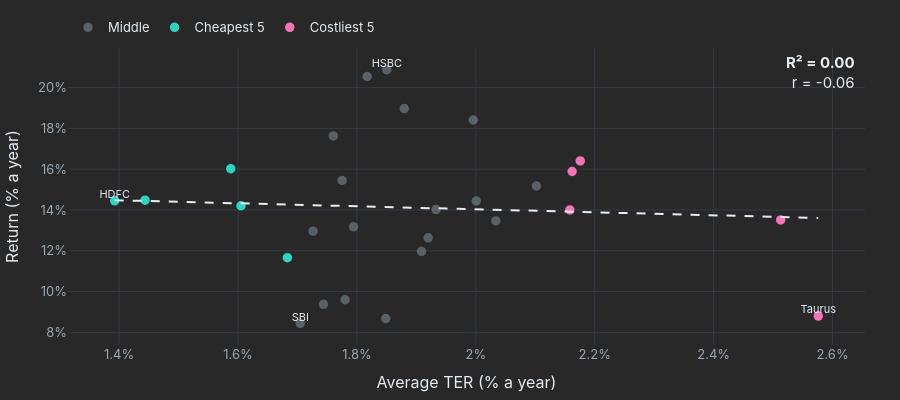

Notebook code for this chart:
### Markdown cell above
- Chart 1: scatter of average TER vs return (the main question, answered straight)

### Code cell
# ---------- chart 1: average TER vs return ----------
def style_scatter_axes(fig, xtitle, ytitle):
    fig.update_xaxes(title_text=xtitle, ticksuffix="%", showgrid=True, gridcolor=GRID)
    fig.update_yaxes(title_text=ytitle, ticksuffix="%")
    fig.update_layout(legend_title_text="")
    return fig

def scatter4(df, f):
    fig = px.scatter(df, x="ter", y="cagr", color="group", color_discrete_map=GROUP_COLORS,
                     category_orders={"group": ["Middle", "Cheapest 5", "Costliest 5"]},
                     hover_name="COMPANY", hover_data={"group": False, "ter": ":.2f", "cagr": ":.1f"})
    fig.update_traces(marker=dict(size=11, line=dict(color=CARDS, width=1.5)))
    fig.update_traces(marker_opacity=0.5, selector=dict(name="Middle"))          # push the middle funds back

    xs = [df["ter"].min(), df["ter"].max()]                                      # the trend line
    fig.add_scatter(x=xs, y=[f["icpt"] + f["slope"] * x for x in xs], mode="lines",
                    line=dict(color=LINE, width=2, dash="dash"), hoverinfo="skip", showlegend=False)

    pick = df.loc[sorted({df["cagr"].idxmax(), df["cagr"].idxmin(), df["ter"].idxmax(), df["ter"].idxmin()})]
    fig.add_scatter(x=pick["ter"], y=pick["cagr"], mode="text", text=pick["COMPANY"],     # name only the 4 extremes
                    textposition="top center", textfont=dict(color=TEXT, size=11), hoverinfo="skip", showlegend=False)
    fig.add_annotation(xref="paper", yref="paper", x=0.99, y=0.99, showarrow=False, xanchor="right", yanchor="top",
                       align="right", text=f"<b>R² = {f['r2']:.2f}</b><br>r = {f['r']:+.2f}", font=dict(color=TEXT, size=15))
    fig = style_fig(fig, 400)                      # style first, so the x grid below is kept
    return style_scatter_axes(fig, "Average TER (% a year)", "Return (% a year)")

df_demo = TABLES[("Regular", "3 years")]
scatter4(df_demo, fit(df_demo)).show()

### Figure 1 — Plotly figure (JSON) as saved in the notebook; plotly's stock layout.template omitted (floating-point values rounded to 4 significant figures)
{"data": [{"customdata": [["Middle"], ["Middle"], ["Middle"], ["Middle"], ["Middle"], ["Middle"], ["Middle"], ["Middle"], ["Middle"], ["Middle"], ["Middle"], ["Middle"], ["Middle"], ["Middle"], ["Middle"], ["Middle"], ["Middle"], ["Middle"]], "hovertemplate": "<b>%{hovertext}</b><br><br>ter=%{x:.2f}<br>cagr=%{y:.1f}<extra></extra>", "hovertext": ["Aditya Birla Sun Life", "Baroda BNP Paribas", "quant", "ICICI Prudential", "SBI", "Tata", "Franklin Templeton", "UTI", "Canara Robeco", "Sundaram", "HSBC", "Invesco", "Mirae Asset", "Edelweiss", "Bandhan", "PGIM India", "Mahindra Manulife", "WhiteOak Capital"], "legendgroup": "Middle", "marker": {"color": "#8B98A5", "line": {"color": "#282828", "width": 1.5}, "opacity": 0.5, "size": 11, "symbol": "circle"}, "mode": "markers", "name": "Middle", "orientation": "v", "showlegend": true, "type": "scatter", "x": [1.92, 2.034, 1.848, 1.88, 1.705, 1.908, 1.794, 1.78, 2.001, 1.775, 1.85, 1.817, 1.726, 1.76, 2.102, 1.744, 1.933, 1.996], "xaxis": "x", "y": [12.64, 13.46, 8.677, 18.97, 8.445, 11.97, 13.17, 9.599, 14.45, 15.45, 20.88, 20.54, 12.96, 17.63, 15.18, 9.377, 14.02, 18.41], "yaxis": "y"}, {"customdata": [["Cheapest 5"], ["Cheapest 5"], ["Cheapest 5"], ["Cheapest 5"], ["Cheapest 5"]], "hovertemplate": "<b>%{hovertext}</b><br><br>ter=%{x:.2f}<br>cagr=%{y:.1f}<extra></extra>", "hovertext": ["DSP", "HDFC", "Kotak Mahindra", "Nippon India", "Axis"], "legendgroup": "Cheapest 5", "marker": {"color": "#2DD4BF", "line": {"color": "#282828", "width": 1.5}, "size": 11, "symbol": "circle"}, "mode": "markers", "name": "Cheapest 5", "orientation": "v", "showlegend": true, "type": "scatter", "x": [1.683, 1.393, 1.444, 1.588, 1.605], "xaxis": "x", "y": [11.66, 14.45, 14.48, 16.02, 14.2], "yaxis": "y"}, {"customdata": [["Costliest 5"], ["Costliest 5"], ["Costliest 5"], ["Costliest 5"], ["Costliest 5"]], "hovertemplate": "<b>%{hovertext}</b><br><br>ter=%{x:.2f}<br>cagr=%{y:.1f}<extra></extra>", "hovertext": ["JM Financial", "LIC", "Taurus", "Union", "ITI"], "legendgroup": "Costliest 5", "marker": {"color": "#F472B6", "line": {"color": "#282828", "width": 1.5}, "size": 11, "symbol": "circle"}, "mode": "markers", "name": "Costliest 5", "orientation": "v", "showlegend": true, "type": "scatter", "x": [2.162, 2.513, 2.576, 2.158, 2.176], "xaxis": "x", "y": [15.89, 13.51, 8.8, 14.01, 16.41], "yaxis": "y"}, {"hoverinfo": "skip", "line": {"color": "#E6EDF3", "dash": "dash", "width": 2}, "mode": "lines", "showlegend": false, "type": "scatter", "x": [1.393, 2.576], "y": [14.48, 13.61]}, {"hoverinfo": "skip", "mode": "text", "showlegend": false, "text": ["HDFC", "SBI", "Taurus", "HSBC"], "textfont": {"color": "#E6EDF3", "size": 11}, "textposition": "top center", "type": "scatter", "x": [1.393, 1.705, 2.576, 1.85], "y": [14.45, 8.445, 8.8, 20.88]}], "layout": {"annotations": [{"align": "right", "font": {"color": "#E6EDF3", "size": 15}, "showarrow": false, "text": "<b>R² = 0.00</b><br>r = -0.06", "x": 0.99, "xanchor": "right", "xref": "paper", "y": 0.99, "yanchor": "top", "yref": "paper"}], "font": {"color": "#E6EDF3", "family": "Inter, Segoe UI, sans-serif", "size": 13}, "height": 400, "hoverlabel": {"bgcolor": "#1B2430", "bordercolor": "#343B46", "font": {"color": "#E6EDF3", "size": 14}}, "legend": {"orientation": "h", "title": {"text": ""}, "tracegroupgap": 0, "x": 0, "y": 1.12}, "margin": {"b": 45, "l": 50, "r": 35, "t": 25}, "paper_bgcolor": "#282828", "plot_bgcolor": "#282828", "xaxis": {"anchor": "y", "domain": [0, 1], "gridcolor": "#343B46", "showgrid": true, "tickfont": {"color": "#9AA7B4"}, "ticksuffix": "%", "title": {"text": "Average TER (% a year)"}, "zeroline": false}, "yaxis": {"anchor": "x", "domain": [0, 1], "gridcolor": "#343B46", "tickfont": {"color": "#9AA7B4"}, "ticksuffix": "%", "title": {"text": "Return (% a year)"}, "zeroline": false}}}
